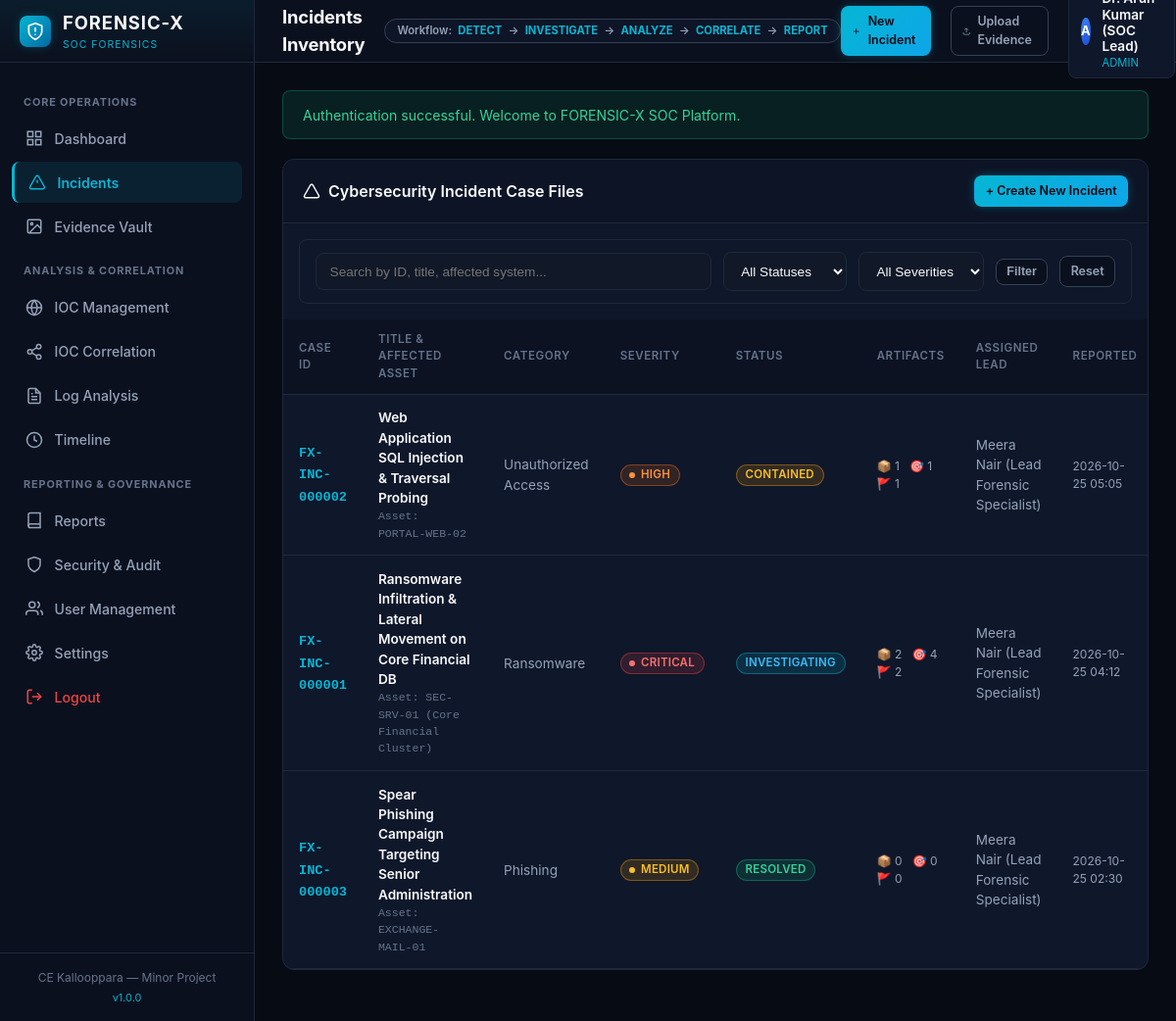
Page /incidents (signed in) on the committed database.
### tables this page shows
CREATE TABLE incidents (
    id INT AUTO_INCREMENT PRIMARY KEY,
    incident_code VARCHAR(20) NOT NULL UNIQUE,
    title VARCHAR(200) NOT NULL,
    description TEXT NOT NULL,
    category VARCHAR(60) NOT NULL,
    severity ENUM('Low', 'Medium', 'High', 'Critical') NOT NULL DEFAULT 'Medium',
    status ENUM('Open', 'Investigating', 'Contained', 'Resolved', 'Closed') NOT NULL DEFAULT 'Open',
    assigned_to INT NULL,
    detected_at DATETIME NOT NULL,
    source VARCHAR(100) NOT NULL,
    affected_system VARCHAR(150) NOT NULL,
    tags VARCHAR(255) NULL,
    findings_notes TEXT NULL,
    created_by INT NOT NULL,
    created_at DATETIME NOT NULL DEFAULT CURRENT_TIMESTAMP,
    updated_at DATETIME NOT NULL DEFAULT CURRENT_TIMESTAMP ON UPDATE CURRENT_TIMESTAMP,
    INDEX idx_inc_severity (severity),
    INDEX idx_inc_status (status),
    INDEX idx_inc_assigned (assigned_to),
    INDEX idx_inc_detected (detected_at),
    CONSTRAINT fk_inc_assigned FOREIGN KEY (assigned_to) REFERENCES users (id) ON DELETE SET NULL,
    CONSTRAINT fk_inc_creator FOREIGN KEY (created_by) REFERENCES users (id)
);

CREATE TABLE users (
    id INT AUTO_INCREMENT PRIMARY KEY,
    username VARCHAR(50) NOT NULL UNIQUE,
    email VARCHAR(100) NOT NULL UNIQUE,
    password_hash VARCHAR(255) NOT NULL,
    full_name VARCHAR(100) NOT NULL,
    role ENUM('admin', 'investigator', 'analyst', 'reviewer') NOT NULL DEFAULT 'analyst',
    department VARCHAR(100) DEFAULT 'SOC / Digital Forensics',
    is_active TINYINT(1) NOT NULL DEFAULT 1,
    failed_login_attempts INT NOT NULL DEFAULT 0,
    locked_until DATETIME NULL,
    last_login_at DATETIME NULL,
    last_login_ip VARCHAR(45) NULL,
    created_at DATETIME NOT NULL DEFAULT CURRENT_TIMESTAMP,
    updated_at DATETIME NOT NULL DEFAULT CURRENT_TIMESTAMP ON UPDATE CURRENT_TIMESTAMP,
    INDEX idx_user_role (role),
    INDEX idx_user_active (is_active)
);

### src/Auth.php (called while the page is built, shortened)
<?php
class Auth {
    public static function check(): bool {
        return isset($_SESSION['user_id']);
    }
    public static function role(): ?string {
        return $_SESSION['user_data']['role'] ?? null;
    }
    public static function can(string $action): bool {
        $role = self::role();
        if ($role === ROLE_ADMIN) {
            return true;
        }
    }
}

### src/Helpers/Security.php (called while the page is built, shortened)
<?php
class Security {
    public static function e(?string $value): string {
        return htmlspecialchars($value, ENT_QUOTES | ENT_SUBSTITUTE | ENT_HTML5, 'UTF-8');
    }
}

### src/Models/Incident.php (called while the page is built, shortened)
<?php
class Incident {
    public static function getAll(array $filters = [], int $limit = 50, int $offset = 0): array {
        $db = Database::getConnection();
        $sql = "
            SELECT i.*,
                   u.full_name AS assigned_name,
                   u.username AS assigned_username,
                   c.username AS creator_username,
                   (SELECT COUNT(*) FROM evidence WHERE incident_id = i.id) AS evidence_count,
                   (SELECT COUNT(*) FROM iocs WHERE incident_id = i.id) AS ioc_count,
                   (SELECT COUNT(*) FROM analysis_findings WHERE incident_id = i.id) AS findings_count
            FROM incidents i
            LEFT JOIN users u ON i.assigned_to = u.id
            LEFT JOIN users c ON i.created_by = c.id
            WHERE 1=1
        ";
        $params = [];
        $sql .= " ORDER BY i.created_at DESC LIMIT :limit OFFSET :offset";
        $stmt = $db->prepare($sql);
        $stmt->bindValue(':limit', $limit, PDO::PARAM_INT);
        $stmt->bindValue(':offset', $offset, PDO::PARAM_INT);
        $stmt->execute();
        return $stmt->fetchAll();
    }
}

### views/incidents/index.php (the view, shortened to what this page needs)
<div class="card">
    <div class="card-header">
        <div class="card-title">
            <svg width="18" height="18" viewBox="0 0 24 24" fill="none" stroke="currentColor" stroke-width="2"><path d="m21.73 18-8-14a2 2 0 0 0-3.48 0l-8 14A2 2 0 0 0 4 21h16a2 2 0 0 0 1.73-3Z"/></svg>
            Cybersecurity Incident Case Files
        </div>
        <?php if (Auth::can('create_incident')): ?>
        <a href="/incidents/create" class="btn btn-primary btn-sm">
            + Create New Incident
        </a>
        <?php endif; ?>
    </div>
    <form method="GET" action="/incidents" class="filter-bar" style="margin: 1rem; border-radius: var(--radius-md);">
        <div style="flex: 1; min-width: 200px;">
            <input type="text" name="search" class="form-control" placeholder="Search by ID, title, affected system..." value="<?= Security::e($filters['search'] ?? '') ?>">
        </div>
        <div>
            <select name="status" class="form-control">
                <option value="">All Statuses</option>
            </select>
        </div>
        <div>
            <select name="severity" class="form-control">
                <option value="">All Severities</option>
            </select>
        </div>
        <button type="submit" class="btn btn-secondary btn-sm">Filter</button>
        <a href="/incidents" class="btn btn-secondary btn-sm">Reset</a>
    </form>
    <div class="table-responsive">
        <table class="data-table">
            <thead>
                <tr>
                    <th>Case ID</th>
                    <th>Title & Affected Asset</th>
                    <th>Category</th>
                    <th>Severity</th>
                    <th>Status</th>
                    <th>Artifacts</th>
                    <th>Assigned Lead</th>
                    <th>Reported</th>
                </tr>
            </thead>
            <tbody>
                <?php if (empty($incidents)): ?>
                <tr>
                    <td colspan="9" style="text-align: center; padding: 2rem; color: var(--text-muted);">
                        No incidents match the selected filter criteria.
                    </td>
                </tr>
                <?php else: ?>
                    <?php foreach ($incidents as $inc): ?>
                    <tr>
                        <td>
                            <a href="/incidents/view?id=<?= (int)$inc['id'] ?>" style="color: var(--cyan-primary); font-family: monospace; font-weight: 700; text-decoration: none;">
                                <?= Security::e($inc['incident_code']) ?>
                            </a>
                        </td>
                        <td>
                            <div style="font-weight: 600; color: var(--text-primary);"><?= Security::e($inc['title']) ?></div>
                            <div style="font-size: 0.72rem; color: var(--text-muted); font-family: monospace;">Asset: <?= Security::e($inc['affected_system']) ?></div>
                        </td>
                        <td><?= Security::e($inc['category']) ?></td>
                        <td><?= View::severityBadge($inc['severity']) ?></td>
                        <td><?= View::statusBadge($inc['status']) ?></td>
                        <td style="font-size: 0.75rem;">
                            <span title="Evidence items">📦 <?= (int)$inc['evidence_count'] ?></span> &nbsp;
                            <span title="IOCs">🎯 <?= (int)$inc['ioc_count'] ?></span> &nbsp;
                            <span title="Findings">🚩 <?= (int)$inc['findings_count'] ?></span>
                        </td>
                        <td><?= Security::e($inc['assigned_name'] ?: 'Unassigned') ?></td>
                        <td style="font-size: 0.75rem;"><?= date('Y-m-d H:i', strtotime($inc['detected_at'])) ?></td>
                    </tr>
                    <?php endforeach; ?>
                <?php endif; ?>
            </tbody>
        </table>
    </div>
</div>

### src/Helpers/View.php (shortened to what this page needs)
<?php
class View {
    public static function render(string $viewPath, array $data = [], string $layout = 'main'): void {
        extract($data);
        $fullViewFile = BASE_PATH . '/views/' . ltrim($viewPath, '/') . '.php';
        require $fullViewFile;
        $content = ob_get_clean();
        $layoutFile = BASE_PATH . '/views/layouts/' . $layout . '.php';
        if (file_exists($layoutFile)) {
            require $layoutFile;
        } else {
            echo $content;
        }
    }
    public static function severityBadge(string $severity): string {
        $colors = [
            'Critical' => 'badge-critical',
            'High'     => 'badge-high',
            'Medium'   => 'badge-medium',
            'Low'      => 'badge-low',
        ];
        $class = $colors[$severity] ?? 'badge-medium';
        return '<span class="badge ' . $class . '"><i class="dot"></i>' . htmlspecialchars($severity) . '</span>';
    }
    public static function statusBadge(string $status): string {
        $colors = [
            'Open'          => 'badge-open',
            'Investigating' => 'badge-investigating',
            'Contained'     => 'badge-contained',
            'Resolved'      => 'badge-resolved',
            'Closed'        => 'badge-closed',
            'Verified'      => 'badge-verified',
            'Mismatch'      => 'badge-mismatch',
            'Unavailable'   => 'badge-unavailable',
            'In-Analysis'   => 'badge-investigating',
            'Acquired'      => 'badge-open',
            'Sealed'        => 'badge-contained',
        ];
        $class = $colors[$status] ?? 'badge-neutral';
        return '<span class="badge ' . $class . '">' . htmlspecialchars($status) . '</span>';
    }
}

### public/assets/css/style.css (style rules this page uses)
:root { --bg-base: #070B14; --bg-surface: #0B101E; --bg-card: #0F172A; --bg-card-hover: #162038; --bg-input: #111827; --border-color: #1E293B; --border-highlight: #334155; --text-primary: #F8FAFC; --text-secondary: #94A3B8; --text-muted: #64748B; --cyan-primary: #06B6D4; --cyan-glow: rgba(6, 182, 212, 0.25); --blue-accent: #0EA5E9; --blue-dark: #0369A1; --status-critical: #EF4444; --status-high: #F97316; --status-medium: #F59E0B; --status-low: #3B82F6; --status-success: #10B981; --sidebar-width: 260px; --header-height: 64px; --radius-sm: 4px; --radius-md: 8px; --radius-lg: 12px; --transition-fast: 0.15s ease-in-out; }
* { box-sizing: border-box; margin: 0; padding: 0; }
body { font-family: -apple-system, BlinkMacSystemFont, "Segoe UI", Roboto, "Helvetica Neue", Arial, sans-serif; background-color: var(--bg-base); color: var(--text-primary); line-height: 1.5; min-height: 100vh; display: flex; font-size: 14px; }
.card { background-color: var(--bg-card); border: 1px solid var(--border-color); border-radius: var(--radius-lg); margin-bottom: 1.5rem; overflow: hidden; }
.card-header { padding: 1rem 1.25rem; border-bottom: 1px solid var(--border-color); display: flex; align-items: center; justify-content: space-between; background-color: rgba(11, 16, 30, 0.4); }
.card-title { font-size: 1rem; font-weight: 600; display: flex; align-items: center; gap: 0.5rem; }
.btn { display: inline-flex; align-items: center; justify-content: center; gap: 0.45rem; padding: 0.55rem 1rem; font-size: 0.85rem; font-weight: 600; border-radius: var(--radius-md); cursor: pointer; text-decoration: none; border: 1px solid transparent; transition: all var(--transition-fast); }
.btn-primary { background: linear-gradient(135deg, var(--cyan-primary) 0%, var(--blue-accent) 100%); color: #070B14; box-shadow: 0 0 10px rgba(6, 182, 212, 0.3); }
.btn-secondary { background-color: var(--bg-surface); color: var(--text-secondary); border-color: var(--border-highlight); }
.btn-sm { padding: 0.35rem 0.65rem; font-size: 0.78rem; }
.table-responsive { width: 100%; overflow-x: auto; }
.data-table { width: 100%; border-collapse: collapse; font-size: 0.85rem; text-align: left; }
.data-table th { padding: 0.75rem 1rem; background-color: rgba(11, 16, 30, 0.6); color: var(--text-muted); font-weight: 600; text-transform: uppercase; font-size: 0.72rem; letter-spacing: 0.05em; border-bottom: 1px solid var(--border-color); }
.data-table td { padding: 0.85rem 1rem; border-bottom: 1px solid var(--border-color); color: var(--text-secondary); vertical-align: middle; }
.badge { display: inline-flex; align-items: center; gap: 0.35rem; padding: 0.2rem 0.55rem; border-radius: 9999px; font-size: 0.72rem; font-weight: 600; line-height: 1.2; text-transform: uppercase; letter-spacing: 0.02em; }
.badge-critical { background: rgba(239, 68, 68, 0.15); color: #F87171; border: 1px solid rgba(239, 68, 68, 0.4); }
.badge-high { background: rgba(249, 115, 22, 0.15); color: #FB923C; border: 1px solid rgba(249, 115, 22, 0.4); }
.badge-medium { background: rgba(245, 158, 11, 0.15); color: #FBBF24; border: 1px solid rgba(245, 158, 11, 0.4); }
.badge-investigating { background: rgba(6, 182, 212, 0.15); color: #38BDF8; border: 1px solid rgba(6, 182, 212, 0.4); }
.badge-contained { background: rgba(245, 158, 11, 0.15); color: #FBBF24; border: 1px solid rgba(245, 158, 11, 0.4); }
.badge-resolved, .badge-verified { background: rgba(16, 185, 129, 0.15); color: #34D399; border: 1px solid rgba(16, 185, 129, 0.4); }
.dot { width: 6px; height: 6px; border-radius: 50%; background-color: currentColor; }
.form-control { width: 100%; padding: 0.65rem 0.85rem; background-color: var(--bg-input); border: 1px solid var(--border-color); border-radius: var(--radius-md); color: var(--text-primary); font-size: 0.85rem; transition: border-color var(--transition-fast); }
.filter-bar { display: flex; flex-wrap: wrap; align-items: center; gap: 0.75rem; margin-bottom: 1.25rem; background-color: var(--bg-card); padding: 0.75rem 1rem; border: 1px solid var(--border-color); border-radius: var(--radius-lg); }

### rows in the picture
incidents: incident_code "FX-INC-000002", title "Web Application SQL Injection & Traversal Probing", affected_system "PORTAL-WEB-02", category "Unauthorized Access", severity "HIGH", status "CONTAINED", evidence_count "1", ioc_count "1", findings_count "1", assigned_to.full_name "Meera Nair (Lead Forensic Specialist)", detected_at "2026-10-25 05:05"
incidents: incident_code "FX-INC-000001", title "Ransomware Infiltration & Lateral Movement on Core Financial DB", affected_system "SEC-SRV-01 (Core Financial Cluster)", category "Ransomware", severity "CRITICAL", status "INVESTIGATING", evidence_count "2", ioc_count "4", findings_count "2", assigned_to.full_name "Meera Nair (Lead Forensic Specialist)", detected_at "2026-10-25 04:12"
incidents: incident_code "FX-INC-000003", title "Spear Phishing Campaign Targeting Senior Administration", affected_system "EXCHANGE-MAIL-01", category "Phishing", severity "MEDIUM", status "RESOLVED", evidence_count "0", ioc_count "0", findings_count "0", assigned_to.full_name "Meera Nair (Lead Forensic Specialist)", detected_at "2026-10-25 02:30"

### other values in the picture
APP_NAME "FORENSIC-X"
APP_VERSION "1.0.0"
Security::e($pageTitle) "Incidents Inventory"
substr($user['username'] ?? 'U', 0, 1) "A"
Security::e($user['role'] ?? '') "ADMIN"
Security::e($flash['message']) "Authentication successful. Welcome to FORENSIC-X SOC Platform."
